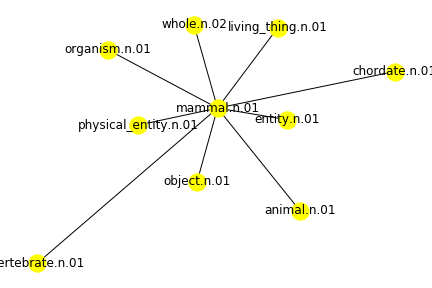

Generate this figure with Python:
from nltk.corpus import wordnet as wn
import networkx as nx
import matplotlib.pyplot as plt

mammal = wn.synsets('mammal')[0]

# set of tuples (synset, distance)
Mammals = mammal.hypernym_distances()

G = nx.Graph()

Nodes = [j[0].name() for j in Mammals]
Origin = [s[0].name() for s in Mammals if s[1] == 0]

Edges = [(Origin[0], s[0].name(), s[1]) for s in Mammals]

G.add_nodes_from(Nodes)
G.add_weighted_edges_from(Edges)

nx.draw(G, with_labels = True, node_color = 'yellow')
plt.savefig('Hyper_Distances_graph_example_mammal.png')
plt.show()
